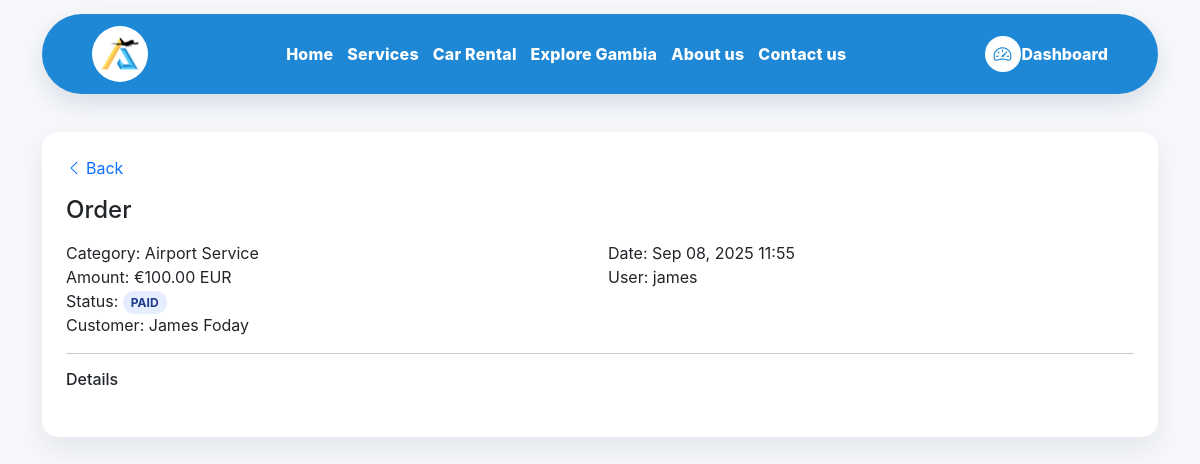
/orders/5/ (signed in), run on the app's committed database.
### apps/orders/models.py (models this page shows, shortened)
class Order(models.Model):
    class Category(models.TextChoices):
        AIRPORT_SERVICE = "AIRPORT_SERVICE", "Airport Service"
        CAR_RENTAL = "CAR_RENTAL", "Car Rental"
    class Status(models.TextChoices):
        PENDING = "PENDING", "Pending"
        PAID = "PAID", "Paid"
        CANCELED = "CANCELED", "Canceled"
        REFUNDED = "REFUNDED", "Refunded"
    user = models.ForeignKey(
        settings.AUTH_USER_MODEL,
        null=True,
        blank=True,
        on_delete=models.SET_NULL,
        related_name="aircar_orders",       # <-- unique reverse name
        related_query_name="aircar_order",  # <-- unique query name
        help_text="User who placed the order (optional).",
    )
    category = models.CharField(max_length=32, choices=Category.choices, db_index=True)
    amount = models.DecimalField(max_digits=10, decimal_places=2)
    currency = models.CharField(max_length=3, default="EUR")
    status = models.CharField(
        max_length=16, choices=Status.choices, default=Status.PAID, db_index=True
    )
    customer_name = models.CharField(max_length=150, blank=True, default="")
    created_at = models.DateTimeField(auto_now_add=True, db_index=True)
    meta = models.JSONField(default=dict, blank=True)
    class Meta:
        ordering = ["-created_at"]
        indexes = [
            models.Index(fields=["category", "created_at"]),
            models.Index(fields=["status", "created_at"]),
            models.Index(fields=["user", "created_at"]),  # helpful for user-history queries
        ]

### apps/accounts/models.py (models this page shows, shortened)
class User(AbstractUser):
    is_admin = models.BooleanField(default=False)
    phone = models.CharField(max_length=20, blank=True, null=True)

### apps/orders/views.py (the view)
# urls.py: path("<int:pk>/", order_detail, name="detail"),
@login_required
def order_detail(request: HttpRequest, pk: int):
    o = get_object_or_404(Order, pk=pk)
    return render(request, "orders/order_detail.html", {"o": o})

### apps/orders/templates/orders/order_detail.html (shortened to what this page needs)
{% extends "base.html" %}
{% load static %}
{% block extra_head %}
<link rel="stylesheet" href="{% static 'css/dashboard.css' %}">
{% endblock %}
{% block content %}
<div class="order-detail-wrap container py-4">
  <div class="order-card card p-4 round-24">
    <a href="{% url 'orders:list' %}" class="orders-back d-inline-flex align-items-center text-decoration-none mb-3">
      <i class="bi bi-chevron-left me-1"></i> Back
    </a>
    <h4 class="mb-3">Order</h4>
    <div class="row g-3">
      <div class="col-md-6">
        <div class="detail-line"><span class="key">Category:</span> <span class="val">{{ o.get_category_display|default:o.category }}</span></div>
        <div class="detail-line"><span class="key">Amount:</span> <span class="val">€{{ o.amount }} {{ o.currency|default:"" }}</span></div>
        <div class="detail-line"><span class="key">Status:</span> <span class="val"><span class="badge-soft">{{ o.status|default:"—" }}</span></span></div>
        <div class="detail-line"><span class="key">Customer:</span> <span class="val">{{ o.customer_name|default:"—" }}</span></div>
      </div>
      <div class="col-md-6">
        <div class="detail-line"><span class="key">Date:</span> <span class="val">{{ o.created_at|date:"M d, Y H:i" }}</span></div>
        {% if o.user %}
          <div class="detail-line"><span class="key">User:</span> <span class="val">{{ o.user.get_full_name|default:o.user.username }}</span></div>
        {% endif %}
      </div>
    </div>
    {% if o.meta %}
      <hr class="my-3">
      <h6 class="mb-2">Details</h6>
    {% endif %}
  </div>
</div>
{% endblock %}

### static/css/dashboard.css (style rules this page uses)
:root { --bg: #f6f8fb; --surface: #ffffff; --ink: #0f172a; --muted: #475569; --muted-2: #94a3b8; --primary: #2563eb; --accent: #10b981; --shadow: 0 12px 30px rgba(15, 23, 42, 0.08); --radius: 16px; }
body { background: var(--bg) !important; font-family: "Inter", "SF Pro Display", system-ui, -apple-system, sans-serif; color: var(--ink); }
.round-24 { border-radius: 24px; }
.card { border: 0; border-radius: 16px; box-shadow: var(--shadow); background: var(--surface); }
.badge-soft { background:#e5edff; color:#1e3a8a; border-radius:999px; padding:4px 8px; font-size:12px; font-weight:700; }
body { scroll-padding-top: 70px; }

### data on the page
Order: category "Airport Service", amount "100.00", currency "EUR", status "PAID", customer_name "James Foday", created_at "Sep 08, 2025 11:55", user.get_full_name "james"
